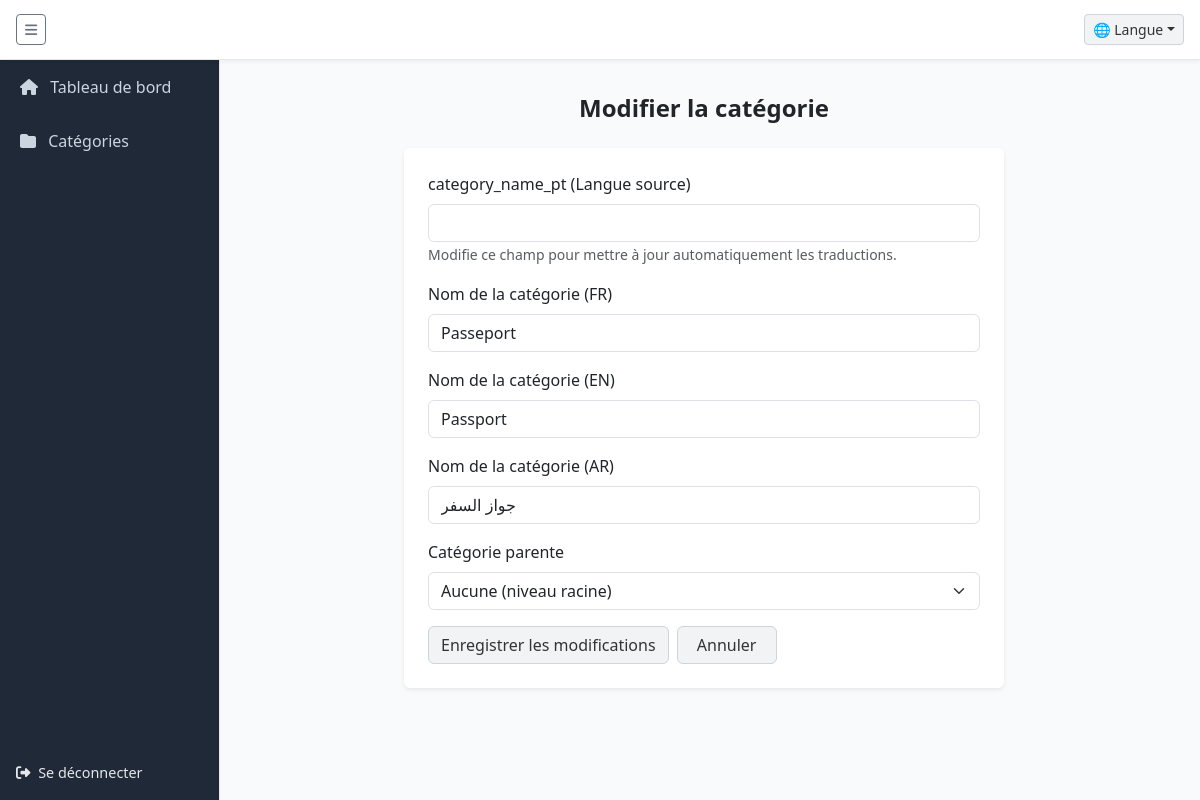
Screenshot of /edit_category/1 (signed in) with the database file from the repository.
### models.py (models this page shows, shortened)
class Category(db.Model):
    __tablename__ = 'category'
    id = db.Column(db.Integer, primary_key=True)
    name_fr = db.Column(db.String(255))
    name_en = db.Column(db.String(255))
    name_ar = db.Column(db.String(255))
    parent_id = db.Column(db.Integer, db.ForeignKey('category.id'), nullable=True)
    source_lang = db.Column(db.String(10), default='fr')
    parent = db.relationship('Category', remote_side=[id], backref='subcategories')

### app.py (the view, shortened to what this page needs)
@app.route('/edit_category/<int:id>', methods=['GET', 'POST'])
def edit_category(id):
    if 'username' not in session:
        return redirect(url_for('login'))
    category = Category.query.get_or_404(id)
    if category.source_lang not in ['fr', 'en', 'ar']:
        category.source_lang = 'fr'
        db.session.commit()
    source_lang = category.source_lang
    source_field = f'name_{source_lang}'
    source_value = getattr(category, source_field, '')
    all_categories = Category.query.all()
    tree = build_category_tree([cat for cat in all_categories if cat.id != id])
    label_key = f"category_name_{category.source_lang}"
    return render_template('edit_category.html',
                           category=category,
                           tree=tree,
                           source_field=source_field,
                           source_value=source_value,
                           label_key=label_key,
                           role=session.get('role'))

### app.py (called while the page is built)
def load_translations(lang):
    try:
        with open(f'translations/{lang}.json', encoding='utf-8') as f:
            return json.load(f)
    except:
        return {}

@app.before_request
def set_default_language():
    if 'lang' not in session:
        session['lang'] = 'fr'
    g.translations = load_translations(session['lang'])

@app.context_processor
def inject_translation_function():
    def t(key):
        return g.translations.get(key, key)
    return dict(t=t, get_locale=lambda: session.get('lang', 'fr'))

def build_category_tree(categories, parent_id=None, level=0):
    lang = session.get('lang', 'fr')
    tree = []
    for cat in categories:
        if cat.parent_id == parent_id:
            name = cat.name_fr
            if lang == 'en':
                name = cat.name_en or cat.name_fr
            elif lang == 'ar':
                name = cat.name_ar or cat.name_fr
            children = build_category_tree(categories, cat.id, level + 1)
            tree.append({
                'id': cat.id,
                'parent_id': cat.parent_id,  # ✅ AJOUT OBLIGATOIRE
                'translated_name': name,
                'level': level,
                'response_count': len(cat.responses),
                'has_children': len(children) > 0,
                'children': children
            })
    return tree

### templates/edit_category.html (shortened to what this page needs)
<!DOCTYPE html>
<html lang="{{ get_locale() }}" dir="{% if get_locale() == 'ar' %}rtl{% else %}ltr{% endif %}">
<head>
    <script src="https://cdn.tailwindcss.com"></script>
    <link rel="stylesheet" href="https://cdn.jsdelivr.net/npm/bootstrap@5.3.0/dist/css/bootstrap.min.css">
    <link rel="stylesheet" href="https://cdnjs.cloudflare.com/ajax/libs/font-awesome/6.4.0/css/all.min.css">
</head>
<body>
<div id="sidebar" class="sidebar">
    <a class="nav-link {% if request.endpoint == 'dashboard' %}active{% endif %}" href="{{ url_for('dashboard') }}">
        <i class="fa fa-home me-2"></i> {{ t("Dashboard") }}
    </a>
    <a class="nav-link {% if request.endpoint == 'manage_categories' %}active{% endif %}" href="{{ url_for('manage_categories') }}">
        <i class="fa fa-folder me-2"></i> {{ t("Catégories") }}
    </a>
    <a href="{{ url_for('logout') }}" class="logout-btn">
        <i class="fa fa-sign-out-alt me-1"></i> {{ t("Se déconnecter") }}
    </a>
</div>
<div class="topbar">
    <button class="btn btn-outline-secondary btn-sm" onclick="toggleSidebar()">
        <i class="fa fa-bars"></i>
    </button>
    <div class="dropdown">
        <button class="btn btn-soft btn-sm dropdown-toggle" type="button" data-bs-toggle="dropdown">🌐 {{ t("Langue") }}</button>
    </div>
</div>
<div class="main-content d-flex flex-column align-items-center">
<h2 class="text-2xl fw-bold mb-4">{{ t("edit_category_heading") }}</h2>
<form method="POST" class="bg-white p-4 rounded shadow-sm w-100" style="max-width: 600px;">
<div class="mb-3">
    <label class="form-label">
    {{ t(label_key) }} ({{ t("Langue source") }})
</label>
    <input type="text" name="{{ source_field }}" class="form-control" value="{{ source_value }}">
    <small class="form-text text-muted">{{ t("source_field_edit_hint") }}</small>
</div>
    {% if category.source_lang != 'fr' %}
    <div class="mb-3">
        <label class="form-label">{{ t("category_name_fr") }}</label>
        <input type="text" name="name_fr" class="form-control" value="{{ category.name_fr }}">
    </div>
    {% endif %}
    {% if category.source_lang != 'en' %}
    <div class="mb-3">
        <label class="form-label">{{ t("category_name_en") }}</label>
        <input type="text" name="name_en" class="form-control" value="{{ category.name_en }}">
    </div>
    {% endif %}
    {% if category.source_lang != 'ar' %}
    <div class="mb-3">
        <label class="form-label">{{ t("category_name_ar") }}</label>
        <input type="text" name="name_ar" class="form-control" value="{{ category.name_ar }}">
    </div>
    {% endif %}
    <div class="mb-3">
        <label class="form-label">{{ t("parent_category") }}</label>
        <select name="parent_id" class="form-select">
            <option value="">{{ t("no_parent_option") }}</option>
        </select>
    </div>
    <div class="d-flex gap-2">
        <button type="submit" class="btn btn-soft">{{ t("save_changes") }}</button>
        <a href="{{ url_for('manage_categories') }}" class="btn btn-soft">{{ t("cancel") }}</a>
    </div>
</form>
</div>
</body>
</html>

### rows the page displays
Category: name_fr "Passeport", name_en "Passport", name_ar "جواز السفر"

### other values shown
{{ t("Dashboard") }} "Tableau de bord"
{{ t("Catégories") }} "Catégories"
{{ t("Se déconnecter") }} "Se déconnecter"
{{ t("Langue") }} "Langue"
{{ t("edit_category_heading") }} "Modifier la catégorie"
{{ t(label_key) }} "category_name_pt"
{{ t("Langue source") }} "Langue source"
{{ t("source_field_edit_hint") }} "Modifie ce champ pour mettre à jour automatiquement les traductions."
{{ t("category_name_fr") }} "Nom de la catégorie (FR)"
{{ t("category_name_en") }} "Nom de la catégorie (EN)"
{{ t("category_name_ar") }} "Nom de la catégorie (AR)"
{{ t("parent_category") }} "Catégorie parente"
{{ t("save_changes") }} "Enregistrer les modifications"
{{ t("cancel") }} "Annuler"
form field parent_id "Aucune (niveau racine)"
